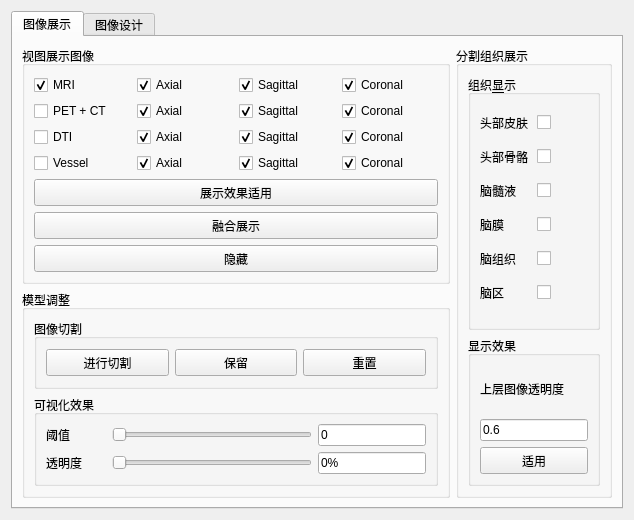
     <widget class="QWidget" name="tab_2">
      <attribute name="title">
       <string>图像展示</string>
      </attribute>
      <layout class="QHBoxLayout" name="horizontalLayout_30">
       <item>
        <widget class="QTabWidget" name="tabWidget_3">
         <property name="currentIndex">
          <number>0</number>
         </property>
         <widget class="QWidget" name="tab_10">
          <attribute name="title">
           <string>图像展示</string>
          </attribute>
          <layout class="QGridLayout" name="gridLayout_3">
           <item row="0" column="0">
            <widget class="QGroupBox" name="groupBox_9">
             <property name="maximumSize">
              <size>
               <width>500</width>
               <height>16777215</height>
              </size>
             </property>
             <property name="title">
              <string>视图展示图像</string>
             </property>
             <layout class="QGridLayout" name="gridLayout_6">
              <item row="1" column="3">
               <widget class="QCheckBox" name="checkBox_38">
                <property name="text">
                 <string>Coronal</string>
                </property>
                <property name="checked">
                 <bool>true</bool>
                </property>
               </widget>
              </item>
              <item row="3" column="3">
               <widget class="QCheckBox" name="checkBox_39">
                <property name="text">
                 <string>Coronal</string>
                </property>
                <property name="checked">
                 <bool>true</bool>
                </property>
               </widget>
              </item>
              <item row="0" column="0">
               <widget class="QCheckBox" name="checkBox_11">
                <property name="text">
                 <string>MRI</string>
                </property>
                <property name="checked">
                 <bool>true</bool>
                </property>
                <property name="autoExclusive">
                 <bool>true</bool>
                </property>
               </widget>
              </item>
              <item row="3" column="2">
               <widget class="QCheckBox" name="checkBox_36">
                <property name="text">
                 <string>Sagittal</string>
                </property>
                <property name="checked">
                 <bool>true</bool>
                </property>
               </widget>
              </item>
              <item row="1" column="1">
               <widget class="QCheckBox" name="checkBox_32">
                <property name="text">
                 <string>Axial</string>
                </property>
                <property name="checked">
                 <bool>true</bool>
                </property>
               </widget>
              </item>
              <item row="2" column="2">
               <widget class="QCheckBox" name="checkBox_41">
                <property name="text">
                 <string>Sagittal</string>
                </property>
                <property name="checked">
                 <bool>true</bool>
                </property>
               </widget>
              </item>
              <item row="0" column="1">
               <widget class="QCheckBox" name="checkBox">
                <property name="text">
                 <string>Axial</string>
                </property>
                <property name="checked">
                 <bool>true</bool>
                </property>
               </widget>
              </item>
              <item row="6" column="0" colspan="4">
               <widget class="QPushButton" name="pushButton_unshow">
                <property name="minimumSize">
                 <size>
                  <width>0</width>
                  <height>27</height>
                 </size>
                </property>
                <property name="text">
                 <string>隐藏</string>
                </property>
               </widget>
              </item>
              <item row="1" column="2">
               <widget class="QCheckBox" name="checkBox_35">
                <property name="text">
                 <string>Sagittal</string>
                </property>
                <property name="checked">
                 <bool>true</bool>
                </property>
               </widget>
              </item>
              <item row="2" column="0">
               <widget class="QCheckBox" name="checkBox_22">
                <property name="text">
                 <string>DTI</string>
                </property>
                <property name="autoExclusive">
                 <bool>true</bool>
                </property>
               </widget>
              </item>
              <item row="2" column="3">
               <widget class="QCheckBox" name="checkBox_42">
                <property name="text">
                 <string>Coronal</string>
                </property>
                <property name="checked">
                 <bool>true</bool>
                </property>
               </widget>
              </item>
              <item row="1" column="0">
               <widget class="QCheckBox" name="checkBox_12">
                <property name="text">
                 <string>PET + CT</string>
                </property>
                <property name="autoExclusive">
                 <bool>true</bool>
                </property>
               </widget>
              </item>
              <item row="0" column="2">
               <widget class="QCheckBox" name="checkBox_2">
                <property name="text">
                 <string>Sagittal</string>
                </property>
                <property name="checked">
                 <bool>true</bool>
                </property>
               </widget>
              </item>
              <item row="5" column="0" colspan="4">
               <widget class="QPushButton" name="pushButton_showFusionImage">
                <property name="minimumSize">
                 <size>
                  <width>0</width>
                  <height>27</height>
                 </size>
                </property>
                <property name="text">
                 <string>融合展示</string>
                </property>
               </widget>
              </item>
              <item row="4" column="0" colspan="4">
               <widget class="QPushButton" name="pushButton_5">
                <property name="minimumSize">
                 <size>
                  <width>100</width>
                  <height>27</height>
                 </size>
                </property>
                <property name="text">
                 <string>展示效果适用</string>
                </property>
               </widget>
              </item>
              <item row="3" column="1">
               <widget class="QCheckBox" name="checkBox_33">
                <property name="text">
                 <string>Axial</string>
                </property>
                <property name="checked">
                 <bool>true</bool>
                </property>
               </widget>
              </item>
              <item row="3" column="0">
               <widget class="QCheckBox" name="checkBox_14">
                <property name="text">
                 <string>Vessel</string>
                </property>
                <property name="autoExclusive">
                 <bool>true</bool>
                </property>
               </widget>
              </item>
              <item row="2" column="1">
               <widget class="QCheckBox" name="checkBox_40">
                <property name="text">
                 <string>Axial</string>
                </property>
                <property name="checked">
                 <bool>true</bool>
                </property>
               </widget>
              </item>
              <item row="0" column="3">
               <widget class="QCheckBox" name="checkBox_3">
                <property name="text">
                 <string>Coronal</string>
                </property>
                <property name="checked">
                 <bool>true</bool>
                </property>
               </widget>
              </item>
             </layout>
            </widget>
           </item>
           <item row="1" column="0">
            <widget class="QGroupBox" name="groupBox_16">
             <property name="maximumSize">
              <size>
               <width>500</width>
               <height>16777215</height>
              </size>
             </property>
             <property name="title">
              <string>模型调整</string>
             </property>
             <layout class="QVBoxLayout" name="verticalLayout_10">
              <item>
               <widget class="QGroupBox" name="groupBox_18">
                <property name="title">
                 <string>图像切割</string>
                </property>
                <layout class="QHBoxLayout" name="horizontalLayout">
                 <item>
                  <widget class="QPushButton" name="pushButton_startImageCut">
                   <property name="minimumSize">
                    <size>
                     <width>0</width>
                     <height>27</height>
                    </size>
                   </property>
                   <property name="text">
                    <string>进行切割</string>
                   </property>
                  </widget>
                 </item>
                 <item>
                  <widget class="QPushButton" name="pushButton_saveCurrentCut">
                   <property name="minimumSize">
                    <size>
                     <width>0</width>
                     <height>27</height>
                    </size>
                   </property>
                   <property name="text">
                    <string>保留</string>
                   </property>
                  </widget>
                 </item>
                 <item>
                  <widget class="QPushButton" name="pushButton_resetCurrentCut">
                   <property name="minimumSize">
                    <size>
                     <width>0</width>
                     <height>27</height>
                    </size>
                   </property>
                   <property name="text">
                    <string>重置</string>
                   </property>
                  </widget>
                 </item>
                </layout>
               </widget>
              </item>
              <item>
               <widget class="QGroupBox" name="groupBox_20">
                <property name="title">
                 <string>可视化效果</string>
                </property>
                <layout class="QGridLayout" name="gridLayout_7">
                 <item row="0" column="0">
                  <widget class="QLabel" name="label_15">
                   <property name="minimumSize">
                    <size>
                     <width>60</width>
                     <height>0</height>
                    </size>
                   </property>
                   <property name="maximumSize">
                    <size>
                     <width>50</width>
                     <height>16777215</height>
                    </size>
                   </property>
                   <property name="text">
                    <string>阈值</string>
                   </property>
                  </widget>
                 </item>
                 <item row="0" column="1">
                  <widget class="QSlider" name="horizontalSlider_visulizetionThreshold">
                   <property name="minimumSize">
                    <size>
                     <width>200</width>
                     <height>0</height>
                    </size>
                   </property>
                   <property name="orientation">
                    <enum>Qt::Horizontal</enum>
                   </property>
                  </widget>
                 </item>
                 <item row="0" column="3">
                  <widget class="QLineEdit" name="lineEdit_visulizetionThreshold">
                   <property name="text">
                    <string>0</string>
                   </property>
                  </widget>
                 </item>
                 <item row="1" column="1">
                  <widget class="QSlider" name="horizontalSlider_visulizetionOpcity">
                   <property name="minimumSize">
                    <size>
                     <width>200</width>
                     <height>0</height>
                    </size>
                   </property>
                   <property name="orientation">
                    <enum>Qt::Horizontal</enum>
                   </property>
                  </widget>
                 </item>
                 <item row="1" column="0">
                  <widget class="QLabel" name="label_16">
                   <property name="minimumSize">
                    <size>
                     <width>60</width>
                     <height>0</height>
                    </size>
                   </property>
                   <property name="maximumSize">
                    <size>
                     <width>50</width>
                     <height>16777215</height>
                    </size>
                   </property>
                   <property name="text">
                    <string>透明度</string>
                   </property>
                  </widget>
                 </item>
                 <item row="1" column="3">
                  <widget class="QLineEdit" name="lineEdit_visulizetionOpcity">
                   <property name="text">
                    <string>0%</string>
                   </property>
                  </widget>
                 </item>
                </layout>
               </widget>
              </item>
             </layout>
            </widget>
           </item>
           <item row="0" column="1" rowspan="2">
            <widget class="QGroupBox" name="groupBox_13">
             <property name="title">
              <string>分割组织展示</string>
             </property>
             <layout class="QVBoxLayout" name="verticalLayout_21">
              <item>
               <widget class="QGroupBox" name="groupBox_14">
                <property name="title">
                 <string>组织&amp;显示</string>
                </property>
                <layout class="QGridLayout" name="gridLayout_20">
                 <item row="0" column="0">
                  <widget class="QLabel" name="label_77">
                   <property name="text">
                    <string>头部皮肤</string>
                   </property>
                  </widget>
                 </item>
                 <item row="0" column="1">
                  <widget class="QCheckBox" name="checkBox_4">
                   <property name="text">
                    <string/>
                   </property>
                  </widget>
                 </item>
                 <item row="1" column="0">
                  <widget class="QLabel" name="label_79">
                   <property name="text">
                    <string>头部骨骼</string>
                   </property>
                  </widget>
                 </item>
                 <item row="1" column="1">
                  <widget class="QCheckBox" name="checkBox_5">
                   <property name="text">
                    <string/>
                   </property>
                  </widget>
                 </item>
                 <item row="2" column="0">
                  <widget class="QLabel" name="label_81">
                   <property name="text">
                    <string>脑髓液</string>
                   </property>
                  </widget>
                 </item>
                 <item row="2" column="1">
                  <widget class="QCheckBox" name="checkBox_6">
                   <property name="text">
                    <string/>
                   </property>
                  </widget>
                 </item>
                 <item row="3" column="0">
                  <widget class="QLabel" name="label_82">
                   <property name="text">
                    <string>脑膜</string>
                   </property>
                  </widget>
                 </item>
                 <item row="3" column="1">
                  <widget class="QCheckBox" name="checkBox_8">
                   <property name="text">
                    <string/>
                   </property>
                  </widget>
                 </item>
                 <item row="4" column="0">
                  <widget class="QLabel" name="label_83">
                   <property name="text">
                    <string>脑组织</string>
                   </property>
                  </widget>
                 </item>
                 <item row="4" column="1">
                  <widget class="QCheckBox" name="checkBox_9">
                   <property name="text">
                    <string/>
                   </property>
                  </widget>
                 </item>
                 <item row="5" column="0">
                  <widget class="QLabel" name="label_84">
                   <property name="text">
                    <string>脑区</string>
                   </property>
                  </widget>
                 </item>
                 <item row="5" column="1">
                  <widget class="QCheckBox" name="checkBox_10">
                   <property name="text">
                    <string/>
                   </property>
                  </widget>
                 </item>
                </layout>
               </widget>
              </item>
              <item>
               <widget class="QGroupBox" name="groupBox_42">
                <property name="maximumSize">
                 <size>
                  <width>16777215</width>
                  <height>150</height>
                 </size>
                </property>
                <property name="title">
                 <string>显示效果</string>
                </property>
                <layout class="QVBoxLayout" name="verticalLayout_23">
                 <item>
                  <widget class="QLabel" name="label_86">
                   <property name="text">
                    <string>上层图像透明度</string>
                   </property>
                  </widget>
                 </item>
                 <item>
                  <widget class="QLineEdit" name="lineEdit_Opcity_3">
                   <property name="text">
                    <string>0.6</string>
                   </property>
                  </widget>
                 </item>
                 <item>
                  <widget class="QPushButton" name="pushButton_ApplyOpicity_3">
                   <property name="minimumSize">
                    <size>
                     <width>0</width>
                     <height>27</height>
                    </size>
                   </property>
                   <property name="text">
                    <string>适用</string>
                   </property>
                  </widget>
                 </item>
                </layout>
               </widget>
              </item>
             </layout>
            </widget>
           </item>
          </layout>
         </widget>
         <widget class="QWidget" name="tab_11">
          <attribute name="title">
           <string>图像设计</string>
          </attribute>
         </widget>
        </widget>
       </item>
      </layout>
     </widget>
